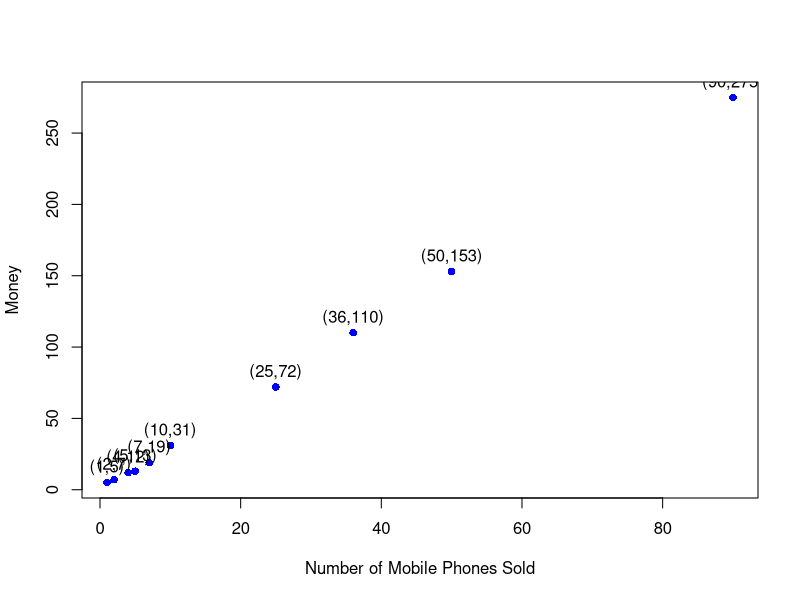

This chart was generated by the following R code:
# Create the x and y vectors
x <- c(4, 1, 5, 7, 10, 2, 50, 25, 90, 36)
y <- c(12, 5, 13, 19, 31, 7, 153, 72, 275, 110)

# Create the scatter plot
plot(x, y, pch = 16, col = "blue", xlab = "Number of Mobile Phones Sold", ylab = "Money")

# Add labels for each point
text(x, y, labels = paste("(", x, ",", y, ")", sep = ""), pos = 3)
